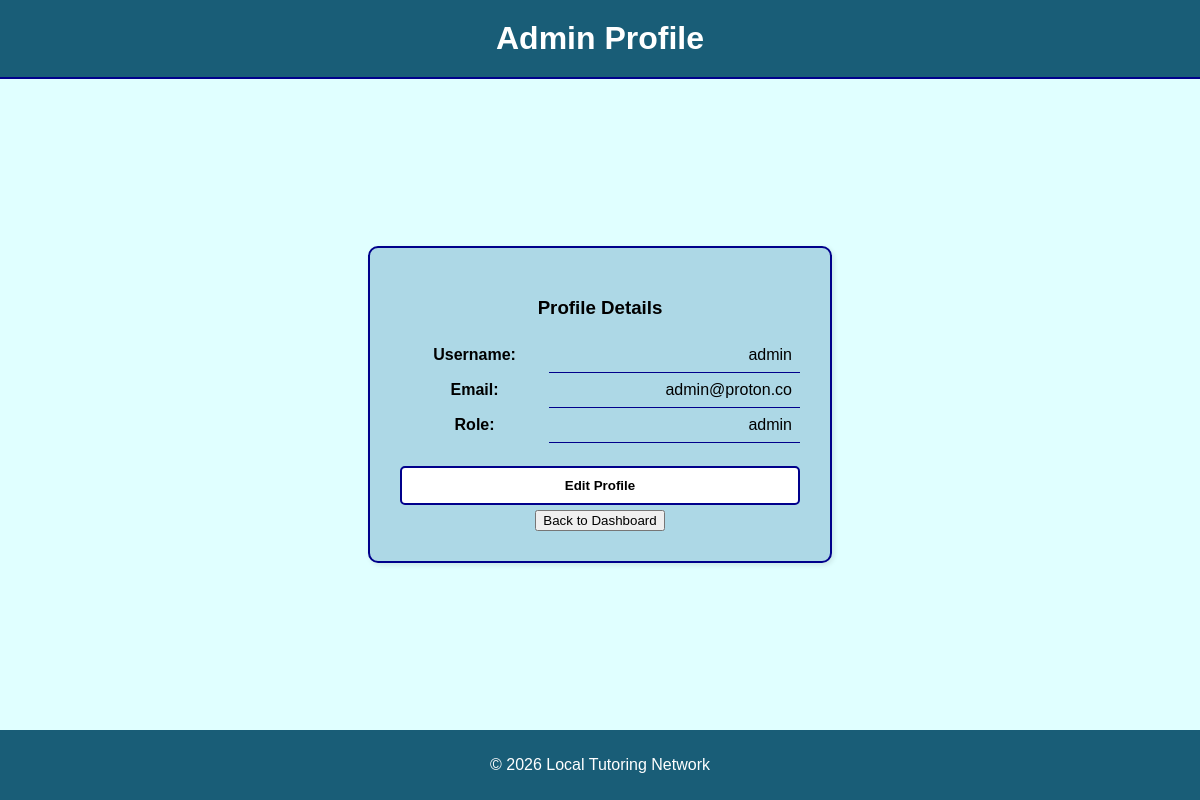
Screenshot of /View/vw_admin/v_admin_profile.php (signed in) with the database file from the repository.
### tables this page shows
CREATE TABLE `users` (
  `id` int(11) NOT NULL,
  `username` varchar(50) NOT NULL,
  `password` varchar(255) NOT NULL,
  `email` varchar(100) NOT NULL,
  `role` enum('admin','tutor','student-guardian') NOT NULL,
  `status` varchar(10) NOT NULL DEFAULT 'active'
);

### Model/m_profiles.php (called while the page is built, shortened)
<?php
function getAdminData($user_id) {
    $conn = dbConnect();
    $sql = "SELECT * FROM users WHERE id = '$user_id'";
    $result = mysqli_query($conn, $sql);
    return mysqli_fetch_assoc($result);
}
?>

### View/vw_admin/v_admin_profile.php (the view, shortened to what this page needs)
<?php
require_once("../../Model/m_profiles.php");
$data = getAdminData($_SESSION['user_id']);
?>
<!DOCTYPE html>
<html>
<head>
    <link rel="stylesheet" href="v_admin_style.css">
</head>
<body>
    <header>
        <h1>Admin Profile</h1>
    </header>
    <main>
        <div class="center-box">
            <h3>Profile Details</h3>
            <table class="profile-table">
                <tr>
                    <th>Username:</th>
                    <td><?php echo $data['username']; ?></td>
                </tr>
                <tr>
                    <th>Email:</th>
                    <td><?php echo $data['email']; ?></td>
                </tr>
                <tr>
                    <th>Role:</th>
                    <td><?php echo $data['role']; ?></td>
                </tr>
            </table>
            <br>
            <button class="btn" onclick="location.href='v_admin_edit_profile.php'">Edit Profile</button>
            <button class="back-link" onclick="location.href='v_admin_home.php'">Back to Dashboard</button>
        </div>
    </main>
    <footer>
        <p>&copy; 2026 Local Tutoring Network</p>
    </footer>
</body>
</html>

### View/vw_admin/v_admin_style.css (style rules this page uses)
body { background-color: lightcyan; margin: 0; font-family: sans-serif; display: flex; flex-direction: column; min-height: 100vh; text-align: center; }
header h1 { background-color: rgb(25, 93, 119); color: white; margin: 0; padding: 20px; border-bottom: 2px solid darkblue; }
main { flex: 1; display: flex; justify-content: center; align-items: center; padding: 20px; }
.center-box { background-color: lightblue; border: 2px solid darkblue; padding: 30px; border-radius: 10px; width: 400px; box-shadow: 2px 2px 5px rgba(0,0,0,0.1); }
.btn { display: block; width: 100%; padding: 10px; margin: 5px 0; background-color: white; border: 2px solid darkblue; font-weight: bold; cursor: pointer; border-radius: 5px; }
table { width: 100%; border-collapse: collapse; }
td { padding: 8px; border-bottom: 1px solid darkblue; text-align: left; }
td:last-child { text-align: right; }
footer { background-color: rgb(25, 93, 119); color: white; padding: 10px; margin-top: auto; }

### rows the page displays
users: username "admin", email "admin@proton.co", role "admin"
